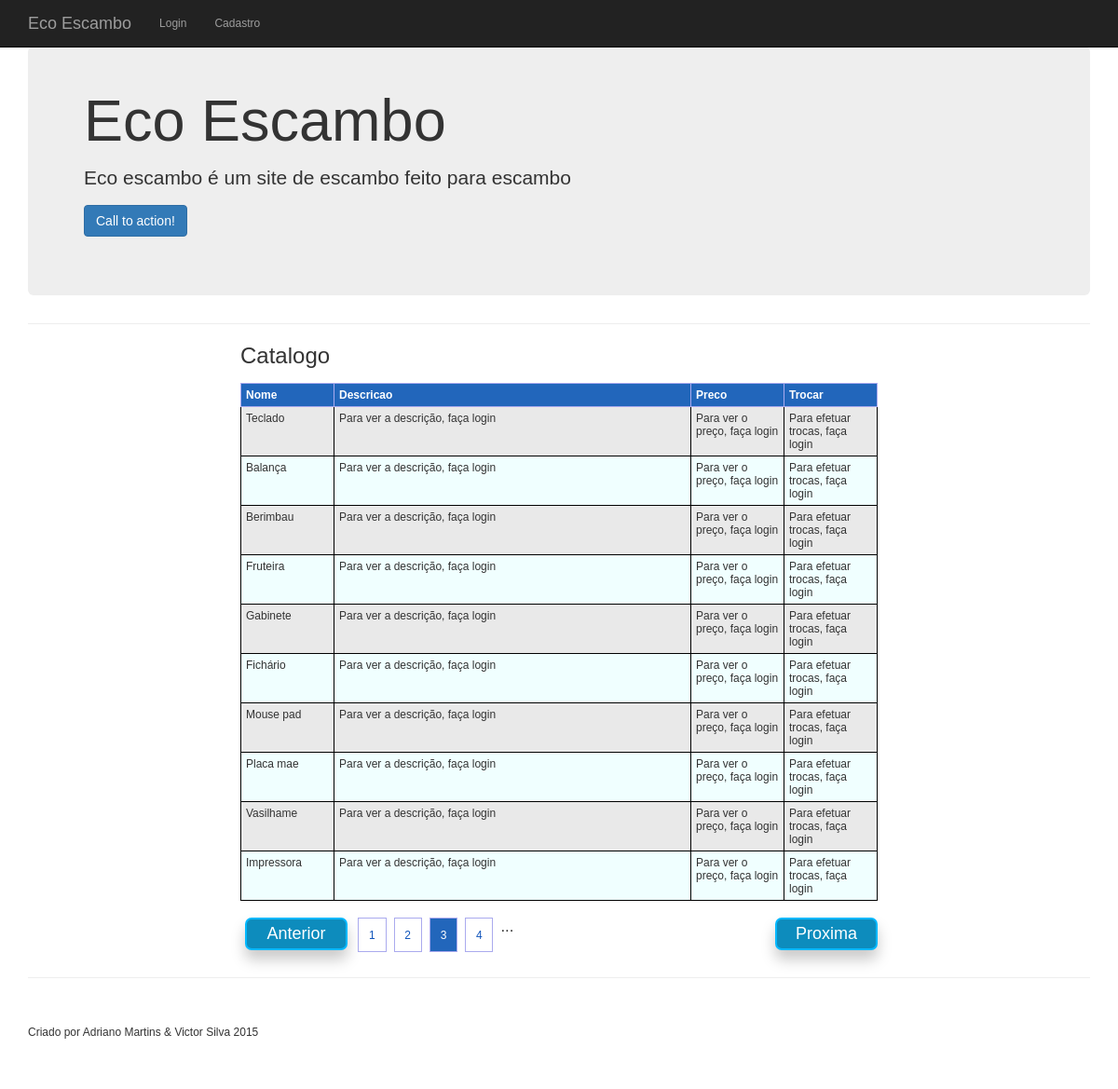
/projeto_principal/index.php?pagina=3, run on the app's committed database.
### tables this page shows
CREATE TABLE IF NOT EXISTS `catalogo_itens` (
  `ofertante` varchar(60) DEFAULT NULL,
  `nome` varchar(60) DEFAULT NULL,
  `descricao` varchar(60) DEFAULT NULL,
  `preco` varchar(20) DEFAULT NULL,
  PRIMARY KEY (`nome`)
);

### projeto_principal/catalogo.php (the view, shortened to what this page needs)
<?php
include_once('conectar.php');
$maximo = 10;
$pagina = isset($_GET['pagina']) ? ($_GET['pagina']) : '1';
$inicio = $pagina - 1;
$inicio = $maximo * $inicio;
$sql = "SELECT COUNT(*) AS 'total_itens' FROM catalogo_itens";
$stmt = $pdo->prepare($sql);
$stmt->execute();
$strCount = $stmt->fetchAll(PDO::FETCH_ASSOC);
$total = 0;
if (count($strCount)) {
    foreach ($strCount as $row) {
        $total = $row["total_itens"];
    }
}
$sql = "SELECT * FROM catalogo_itens ORDER BY descricao LIMIT $inicio,$maximo";
$stmt = $pdo->prepare($sql);
$stmt->execute();
$resultado = $stmt->fetchAll(PDO::FETCH_ASSOC);
?>
<!DOCTYPE HTML>
<html lang="pt-BR">
    <head>
        <link rel="stylesheet" type="text/css" href="css/estilo.css" />
        <link rel="stylesheet" type="text/css" href="css/reset.css" />
    </head>
    <body>
        <table class="tabela1">
            <colgroup>
                <col class="coluna1"/>
                <col class="coluna2"/>
                <col class="coluna3"/>
                <col class="coluna4"/>
            </colgroup>
            <caption>Catalogo</caption>
            <thead>
                <tr>
                    <th>Nome</th>
                    <th>Descricao</th>
                    <th>Preco</th>
                    <th>Trocar</th>
                </tr>
            </thead>
            <tbody>
                <?php
                if (count($resultado)) {
                    foreach ($resultado as $res) {
                        echo "<tr>";
                        echo "	<td>" . $res['nome'] . "</td>";
                        if ($logado) {
                            echo "	<td>" . $res['descricao'] . "</td>";
                            echo "	<td>" . $res['preco'] . "</td>";
                            echo '      <td> <button type="submit" name="destroisessao">Trocar</button>                 </td>';
                        } else {
                            echo "	<td>Para ver a descrição, faça login</td>";
                            echo "	<td>Para ver o preço, faça login</td>";
                             echo "	<td>Para efetuar trocas, faça login</td>";
                        }
                        echo "</tr>";
                    }
                }
                ?>
            </tbody>
        </table>
        <div id="alignpaginacao">
            <?php
            $max_links = 6;
            $previous = $pagina - 1;
            $next = $pagina + 1;
            $pgs = ceil($total / $maximo);
            if ($pgs > 1) {
                echo "<br/>";
                if ($previous > 0) {
                    echo "<div id='botaoanterior'><a href=" . $_SERVER['PHP_SELF'] . "?pagina=$previous><input type='submit'  name='bt-enviar' id='bt-enviar' value='Anterior' class='button' /></a></div>";
                } else {
                    echo "<div id='botaoanteriorDis'><a href=" . $_SERVER['PHP_SELF'] . "?pagina=$previous><input type='submit'  name='bt-enviar' id='bt-enviar' value='Anterior' class='button' disabled='disabled'/></a></div>";
                }
                echo "<div id='numpaginacao'>";
                for ($i = $pagina - $max_links; $i <= $pgs; $i++) {
                    if ($i <= 0) {
                    } else {
                        if ($i != $pagina) {
                            if ($i == $pgs) {
                                echo "<a href=" . $_SERVER['PHP_SELF'] . "?pagina=" . ($i) . ">$i</a> ...";
                            } else {
                                echo "<a href=" . $_SERVER['PHP_SELF'] . "?pagina=" . ($i) . ">$i</a>";
                            }
                        } else {
                            if ($i == $pgs) {
                                echo "<span class='current'> " . $i . "</span> ...";
                            } else {
                                echo "<span class='current'> " . $i . "</span>";
                            }
                        }
                    }
                }
                echo "</div>";
                if ($next <= $pgs) {
                    echo " <div id='botaoprox'><a href=" . $_SERVER['PHP_SELF'] . "?pagina=$next><input type='submit'  name='bt-enviar' id='bt-enviar' value='Proxima' class='button'/></a></div>";
                } else {
                    echo " <div id='botaoproxDis'><a href=" . $_SERVER['PHP_SELF'] . "?pagina=$next><input type='submit'  name='bt-enviar' id='bt-enviar' value='Proxima' class='button' disabled='disabled'/></a></div>";
                }
            }
            ?>
        </div>
    </body>
</html>

### projeto_principal/css/heroic-features.css (style rules this page uses)
body { padding-top: 70px; }

### projeto_principal/css/estilo.css (style rules this page uses)
html, body, div, span, applet, object, iframe, h1, h2, h3, h4, h5, h6, p, blockquote, pre, a, abbr, acronym, address, big, cite, code, del, dfn, em, font, img, ins, kbd, q, s, samp, small, strike, strong, sub, sup, tt, var, b, u, i, center, dl, dt, dd, ol, ul, li, fieldset, form, label, legend, caption, tbody, tfoot, thead { margin: 0; margin-left: 0px; margin-right: 0px; margin-bottom: 0px; padding: 0; border: 0; outline: 0; color: #333; font-size: 12px; font-family: Arial, Helvetica, sans-serif; vertical-align: baseline; background: transparent; -webkit-font-smoothing: antialiased; }
body { line-height: 1; }
table.tabela1 { width: 60%; margin: 1% auto; }
table.tabela1 tbody tr:nth-child(odd) { background-color: #E9E9E9; }
table, td, th, tfoot { border:solid 1px #000; padding:5px; }
th { background-color: #26B; color: #fff; border: solid 1px #AAE; }
caption { font-size:x-large; padding-bottom: 15px; }
colgroup { background:#F60; }
.coluna1 { width: 100px; background:#F0FFFF; }
.coluna2 { background:#F0FFFF; }
.coluna3 { background:#F0FFFF; width: 100px; }
.coluna4 { background:#F0FFFF; width: 100px; }
#alignpaginacao { width: 60%; height: 50px; margin: 0 auto; }
#numpaginacao { position:relative; width: 67%; height:2.5em; margin: -10px 17% 0; font-size: 1.4em; overflow: hidden; padding: 2px 10px 0; }
#numpaginacao a { text-decoration: none; border: solid 1px #AAE; color: #15B; }
#numpaginacao a, #numpaginacao span { display: block; float: left; padding: 0.9em ; margin-right: 8px; margin-bottom: 5px; }
#numpaginacao .current { background: #26B; color: #fff; border: solid 1px #AAE; }
#botaoanterior, #botaoanteriorDis { width: 1.9em; height: 20px; float: left; margin: -8px 5px; }
#botaoprox, #botaoproxDis { width: 90px; height: 20px; float: right; margin:-40px 20px; }
#botaoanterior input[type=submit], #botaoprox input[type=submit] { background: #0D8CBD; border: 2px solid rgb(0, 184, 255); padding: 5px 10px; width: 110px; font-family: Arial; font-size: 18px; -webkit-border-radius: 7px; -moz-border-radius: 7px; border-radius: 7px; color: #FFF; -moz-box-shadow: 0px 10px 15px #CACACA; -webkit-box-shadow: 0px 10px 15px #CACACA; -o-box-shadow: 0px 10px 15px #CACACA; box-shadow: 0px 10px 15px #CACACA; }

### data on the page
catalogo_itens: nome "Teclado"
catalogo_itens: nome "Balança"
catalogo_itens: nome "Berimbau"
catalogo_itens: nome "Fruteira"
catalogo_itens: nome "Gabinete"
catalogo_itens: nome "Fichário"
catalogo_itens: nome "Mouse pad"
catalogo_itens: nome "Placa mae"
catalogo_itens: nome "Vasilhame"
catalogo_itens: nome "Impressora"
